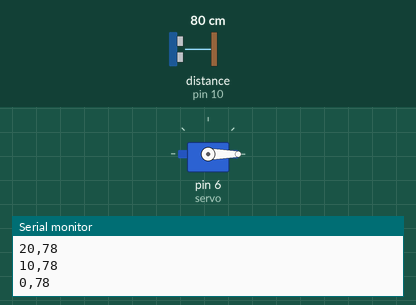
Recording of a sketch running on a simulated Arduino Uno, built with avr-gcc and run on an emulated ATmega328P. Shown: servo, the last lines printed to the serial monitor. Wiring (inferred from the names in the program): ultrasonic range finder: trigger pin 9; echo pin 10. The inputs (shaded band) are chosen by the test bench; at power-on: distance to the obstacle (sensor on pin 10) 80 cm. The echo pulse lasts 58.3 µs per cm.

Above: at 1.2 s.
1.3 s: distance to the obstacle (sensor on pin 10) set to 250 cm
At 1.48 s:
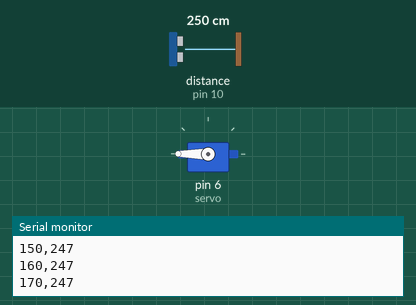
4.3 s: distance to the obstacle (sensor on pin 10) set to 2 cm
Timing chart, 0 to 13.3 s (numbered marks = the images above; inputs shaded):
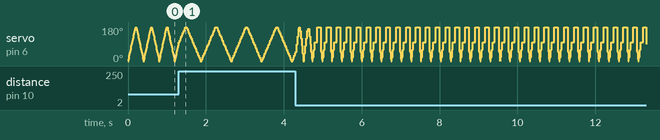

The sketch:

radar_system.ino
```cpp
#include <Servo.h>

Servo servo;
const int trigPin = 9;
const int echoPin = 10;

void setup() {
    Serial.begin(9600);
    servo.attach(6);
    pinMode(trigPin, OUTPUT);
    pinMode(echoPin, INPUT);
}

long getDistance() {
    digitalWrite(trigPin, LOW);
    delayMicroseconds(2);
    digitalWrite(trigPin, HIGH);
    delayMicroseconds(10);
    digitalWrite(trigPin, LOW);
    long duration = pulseIn(echoPin, HIGH);
    return duration * 0.034 / 2;  // Convert to cm
}

void loop() {
    for (int angle = 0; angle <=180; angle += 10) {
        servo.write(angle);
        delay(5);
        long distance = getDistance();
        Serial.print(angle);
        Serial.print(",");
        Serial.println(distance);
    }

    for (int angle = 180; angle >= 0; angle -= 10) {
        servo.write(angle);
        delay(5);
        long distance = getDistance();
        Serial.print(angle);
        Serial.print(",");
        Serial.println(distance);
    }
}
```
